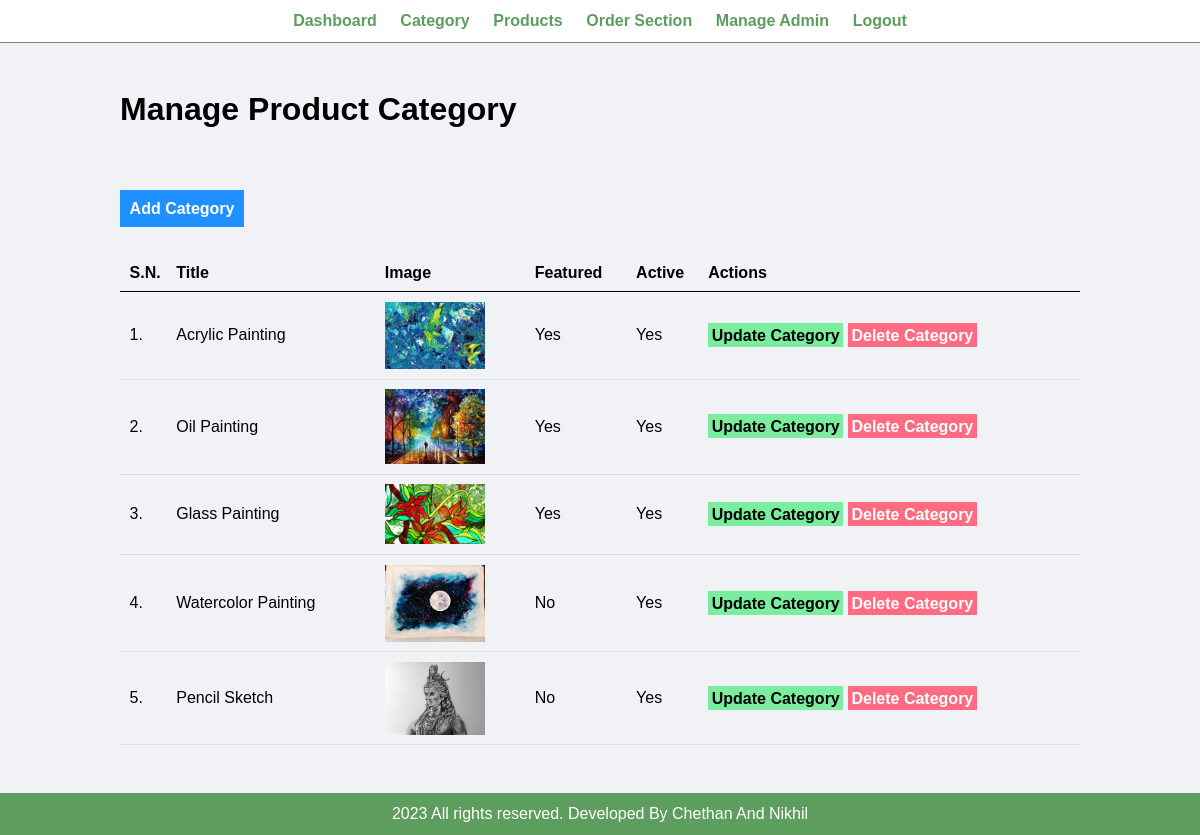
The page /admin/manage-category.php (signed in) on the database its author committed.
### tables this page shows
CREATE TABLE `tbl_category` (
  `id` int(10) UNSIGNED NOT NULL,
  `title` varchar(100) NOT NULL,
  `image_name` varchar(255) NOT NULL,
  `featured` varchar(10) NOT NULL,
  `active` varchar(10) NOT NULL
);

### admin/manage-category.php (the view, shortened to what this page needs)
<?php include('partials/menu.php'); ?>
<div class="main-content">
    <div class="wrapper">
        <h1>Manage Product Category</h1>
        <br /><br />
        <br><br>
                <a href="<?php echo SITEURL; ?>admin/add-category.php" class="btn-primary">Add Category</a>
                <br /><br /><br />
                <table class="tbl-full">
                    <tr>
                        <th>S.N.</th>
                        <th>Title</th>
                        <th>Image</th>
                        <th>Featured</th>
                        <th>Active</th>
                        <th>Actions</th>
                    </tr>
                    <?php
                        $sql = "SELECT * FROM tbl_category";
                        $res = mysqli_query($conn, $sql);
                        $count = mysqli_num_rows($res);
                        $sn=1;
                        if($count>0)
                        {
                            while($row=mysqli_fetch_assoc($res))
                            {
                                $id = $row['id'];
                                $title = $row['title'];
                                $image_name = $row['image_name'];
                                $featured = $row['featured'];
                                $active = $row['active'];
                                ?>
                                    <tr>
                                        <td><?php echo $sn++; ?>. </td>
                                        <td><?php echo $title; ?></td>
                                        <td>
                                            <?php
                                                if($image_name!="")
                                                {
                                                    ?>
                                                    <img src="<?php echo SITEURL; ?>images/category/<?php echo $image_name; ?>" width="100px" >
                                                    <?php
                                                }
                                                else
                                                {
                                                    echo "<div class='error'>Image not Added.</div>";
                                                }
                                            ?>
                                        </td>
                                        <td><?php echo $featured; ?></td>
                                        <td><?php echo $active; ?></td>
                                        <td>
                                            <a href="<?php echo SITEURL; ?>admin/update-category.php?id=<?php echo $id; ?>" class="btn-secondary">Update Category</a>
                                            <a href="<?php echo SITEURL; ?>admin/delete-category.php?id=<?php echo $id; ?>&image_name=<?php echo $image_name; ?>" class="btn-danger">Delete Category</a>
                                        </td>
                                    </tr>
                                <?php
                            }
                        }
                        else
                        {
                            ?>
                            <tr>
                                <td colspan="6"><div class="error">No Category Added.</div></td>
                            </tr>
                            <?php
                        }
                    ?>
                </table>
    </div>
</div>
<?php include('partials/footer.php'); ?>

### css/admin.css (style rules this page uses)
* { margin: 0; padding: 0; font-family: Arial, Helvetica, sans-serif; }
.wrapper { padding: 1%; width: 80%; margin: 0 auto; }
.tbl-full { width: 100%; }
table { border-collapse: collapse; width: 100%; }
th, td { padding: 8px; text-align: left; border-bottom: 1px solid #ddd; }
table tr th { border-bottom: 1px solid black; padding: 1%; text-align: left; }
table tr td { padding: 1%; }
.btn-primary { background-color: #1e90ff; padding: 1%; color: white; text-decoration: none; font-weight: bold; }
.btn-secondary { background-color: #7bed9f; padding: 1%; color: black; text-decoration: none; font-weight: bold; }
.btn-danger { background-color: #ff6b81; padding: 1%; color: white; text-decoration: none; font-weight: bold; }
.main-content { background-color: #f1f2f6; padding: 3% 0; }

### rows shown on the page
tbl_category: title "Acrylic Painting", image_name (picture), featured "Yes", active "Yes"
tbl_category: title "Oil Painting", image_name (picture), featured "Yes", active "Yes"
tbl_category: title "Glass Painting", image_name (picture), featured "Yes", active "Yes"
tbl_category: title "Watercolor Painting", image_name (picture), featured "No", active "Yes"
tbl_category: title "Pencil Sketch", image_name (picture), featured "No", active "Yes"
